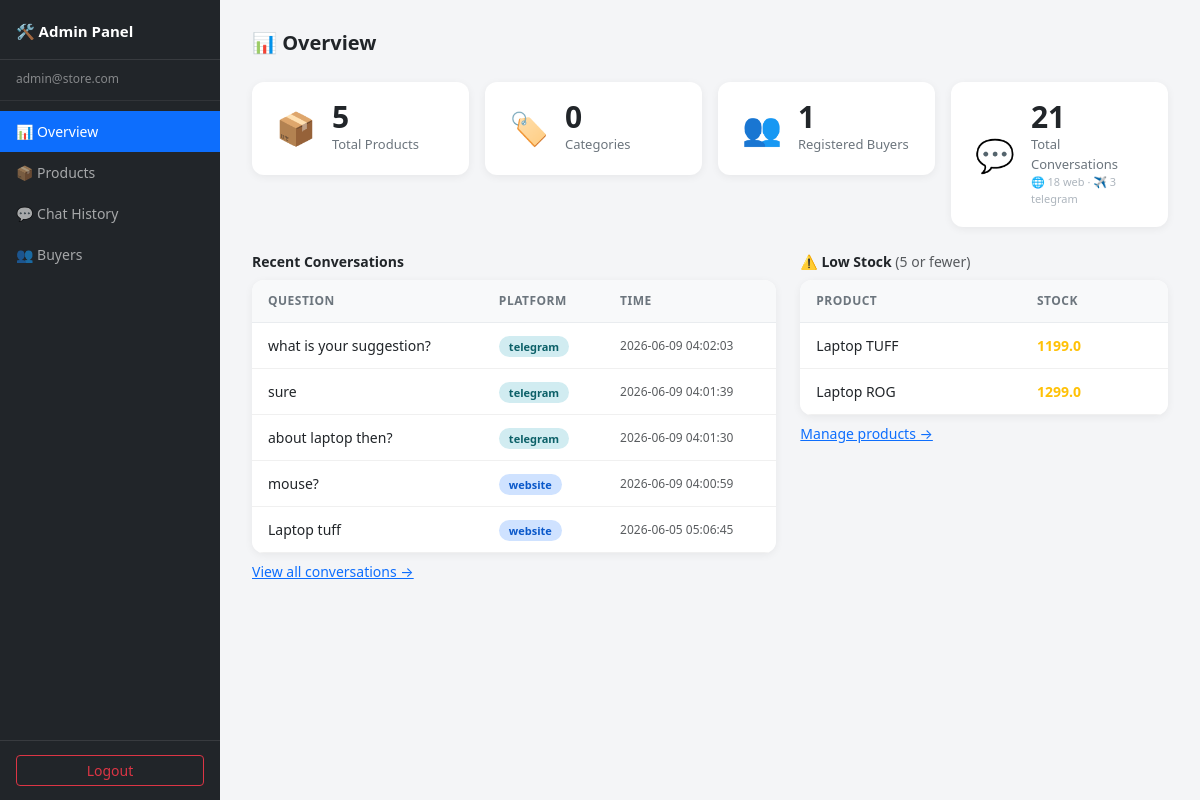
Page /admin (signed in) on the earlier database version.
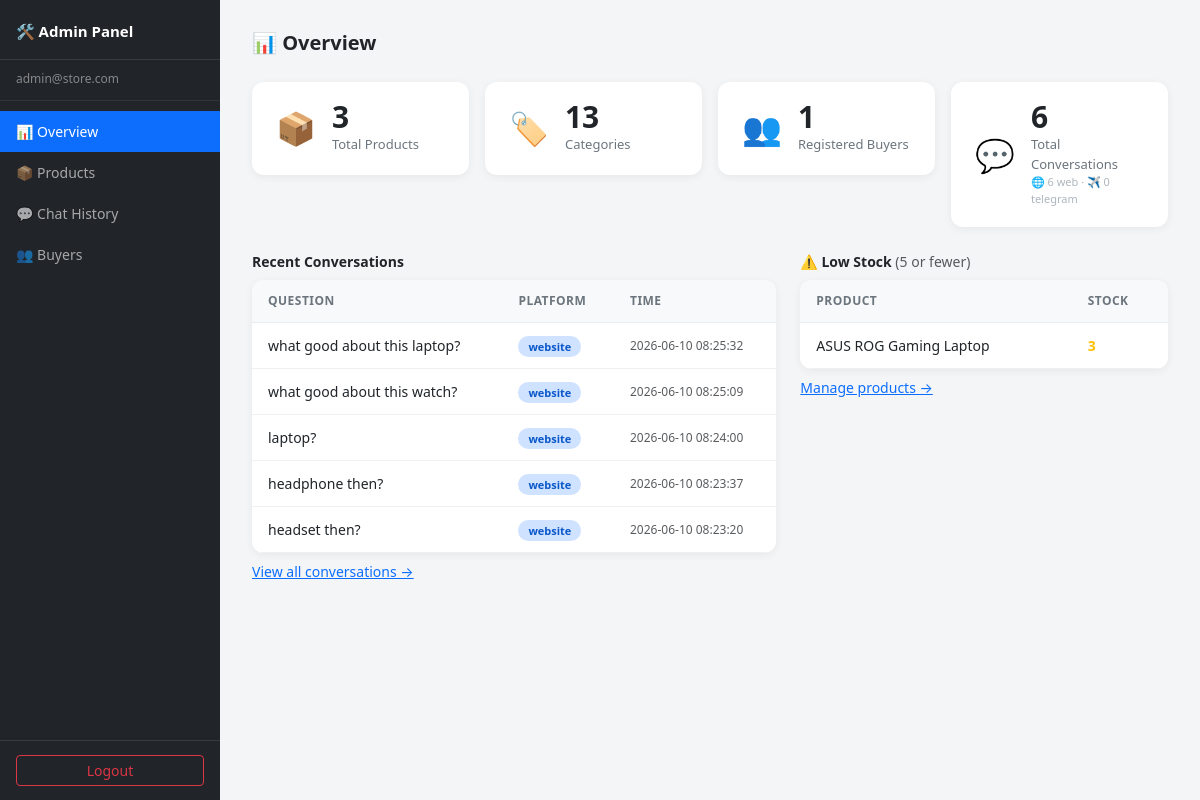
Same page on the later database version.
### tables this page shows
CREATE TABLE chat_history(
        id          INTEGER  PRIMARY KEY AUTOINCREMENT,
        question    TEXT     NOT NULL,
        ai_response TEXT     NOT NULL,
        platform    TEXT     NOT NULL DEFAULT 'website',
        timestamp   DATETIME DEFAULT CURRENT_TIMESTAMP
    );

CREATE TABLE products(
        id        INTEGER PRIMARY KEY AUTOINCREMENT,
        name      TEXT    NOT NULL,
        category  TEXT    NOT NULL DEFAULT 'Other',
        stock     INTEGER NOT NULL,
        price     REAL    NOT NULL,
        image_url TEXT
    , description TEXT);

### routes/admin.py (the view)
@admin_bp.route('/admin')
def admin_overview():
    if seller_only(): return redirect('/login')
    return render_template('admin.html', active='overview', stats=get_stats())

### database.py (called while the page is built)
def get_connection():
    return sqlite3.connect(DATABASE)

### routes/admin.py (called while the page is built)
def seller_only():
    return session.get('role') != 'seller'

### templates/admin.html (shortened to what the changed rows need)
{% extends 'base_admin.html' %}
{% block content %}
<div class="row g-3 mb-4">
    <div class="col-md-3 col-sm-6">
        <div class="stat-card">
            <div>
                <div class="stat-value">{{ stats.total_products }}</div>
                <div class="stat-label">Total Products</div>
            </div>
        </div>
    </div>
    <div class="col-md-3 col-sm-6">
        <div class="stat-card">
            <div>
                <div class="stat-value">{{ stats.total_categories }}</div>
                <div class="stat-label">Categories</div>
            </div>
        </div>
    </div>
    <div class="col-md-3 col-sm-6">
        <div class="stat-card">
            <div>
                <div class="stat-value">{{ stats.total_chats }}</div>
                <div class="stat-label">
                    Total Conversations
                    <span class="d-block" style="font-size:11px;color:#adb5bd;">
                        🌐 {{ stats.web_chats }} web · ✈️ {{ stats.tg_chats }} telegram
                    </span>
                </div>
            </div>
        </div>
    </div>
</div>
<div class="row g-4">
    <div class="col-lg-7">
        <div class="admin-table-card">
            {% if stats.recent_chats %}
            <table class="table">
                <thead>
                    <tr>
                        <th>Question</th>
                        <th>Platform</th>
                        <th>Time</th>
                    </tr>
                </thead>
                <tbody>
                    {% for c in stats.recent_chats %}
                    <tr>
                        <td>{{ c[1][:60] }}{% if c[1]|length > 60 %}…{% endif %}</td>
                        <td>
                            <span class="platform-badge platform-{{ c[3] }}">
                                {{ c[3] }}
                            </span>
                        </td>
                        <td class="text-muted" style="font-size:12px;white-space:nowrap;">
                            {{ c[4] }}
                        </td>
                    </tr>
                    {% endfor %}
                </tbody>
            </table>
            {% else %}
            <p class="text-muted small p-3 mb-0">No conversations yet.</p>
            {% endif %}
        </div>
    </div>
    <div class="col-lg-5">
        <div class="admin-table-card">
            {% if stats.low_stock %}
            <table class="table">
                <thead>
                    <tr>
                        <th>Product</th>
                        <th>Stock</th>
                    </tr>
                </thead>
                <tbody>
                    {% for p in stats.low_stock %}
                    <tr>
                        <td>{{ p[1] }}</td>
                        <td>
                            <span class="fw-bold {{ 'text-danger' if p[3] == 0 else 'text-warning' }}">
                                {{ p[3] }}
                            </span>
                        </td>
                    </tr>
                    {% endfor %}
                </tbody>
            </table>
            {% else %}
            <p class="text-muted small p-3 mb-0">All products are well-stocked.</p>
            {% endif %}
        </div>
    </div>
</div>
{% endblock %}

Differences in the rows shown:
removed chat_history: question "what is your suggestion?", platform "telegram", timestamp "2026-06-09 04:02:03"
removed chat_history: question "sure", platform "telegram", timestamp "2026-06-09 04:01:39"
removed chat_history: question "about laptop then?", platform "telegram", timestamp "2026-06-09 04:01:30"
removed chat_history: question "mouse?", platform "website", timestamp "2026-06-09 04:00:59"
removed chat_history: question "Laptop tuff", platform "website", timestamp "2026-06-05 05:06:45"
removed products: name "Laptop TUFF", price "1199.0"
no longer on this page (row edited): products: name "Laptop ROG", price "1299.0"
now on this page (row edited): chat_history: question "what good about this laptop?", platform "website", timestamp "2026-06-10 08:25:32"
now on this page (row edited): chat_history: question "what good about this watch?", platform "website", timestamp "2026-06-10 08:25:09"
now on this page (row edited): chat_history: question "laptop?", platform "website", timestamp "2026-06-10 08:24:00"
now on this page (row edited): chat_history: question "headphone then?", platform "website", timestamp "2026-06-10 08:23:37"
now on this page (row edited): chat_history: question "headset then?", platform "website", timestamp "2026-06-10 08:23:20"
now on this page (row edited): products: name "ASUS ROG Gaming Laptop", stock "3"
Other differences:
{{ stats.total_products }}: "5" → "3"
{{ stats.total_categories }}: "0" → "13"
{{ stats.total_chats }}: "21" → "6"
{{ stats.web_chats }}: "18" → "6"
{{ stats.tg_chats }}: "3" → "0"
